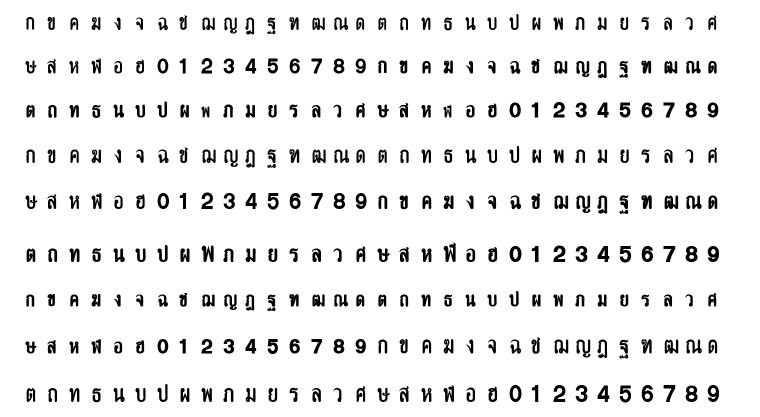
#> input picture programs/some image/training_chars.png, 1520 x 833 px (shown at 1/2 size)
$ python -i test_char.py   (imports and definitions only)
#> lines starting #> are read from the running program, lines starting #| are printed output that depends on the picture; after the words box and inside, x2 and y2 are one past the last pixel; in counts of white or black regions, pixels touching at a corner belong together
#> further down, picture is the input picture: shape (833, 1520, 3); min 0, max 255, mean 236.2
### programs/Preprocess.py
# Preprocess.py

import cv2
import numpy as np
import math

# module level variables ##########################################################################
GAUSSIAN_SMOOTH_FILTER_SIZE = (5, 5)
ADAPTIVE_THRESH_BLOCK_SIZE = 19
ADAPTIVE_THRESH_WEIGHT = 9

###################################################################################################
def preprocess(imgOriginal):
    imgGrayscale = extractValue(imgOriginal)

    imgMaxContrastGrayscale = maximizeContrast(imgGrayscale)

    height, width = imgGrayscale.shape

    imgBlurred = np.zeros((height, width, 1), np.uint8)

    imgBlurred = cv2.GaussianBlur(imgMaxContrastGrayscale, GAUSSIAN_SMOOTH_FILTER_SIZE, 0)

    imgThresh = cv2.adaptiveThreshold(imgBlurred, 255.0, cv2.ADAPTIVE_THRESH_GAUSSIAN_C,
    cv2.THRESH_BINARY_INV, ADAPTIVE_THRESH_BLOCK_SIZE, ADAPTIVE_THRESH_WEIGHT)

    return imgGrayscale, imgThresh
# end function

###################################################################################################
def extractValue(imgOriginal):
    height, width, numChannels = imgOriginal.shape
#> height = 833; width = 1520; numChannels = 3

    imgHSV = np.zeros((height, width, 3), np.uint8)

    imgHSV = cv2.cvtColor(imgOriginal, cv2.COLOR_BGR2HSV)
#> imgHSV: shape (833, 1520, 3); mean H, S, V 0, 0, 236.2

    imgHue, imgSaturation, imgValue = cv2.split(imgHSV)
#> imgHue: shape (833, 1520); every value is 0

    return imgValue
# end function

###################################################################################################
def maximizeContrast(imgGrayscale):

    height, width = imgGrayscale.shape
#> height = 833; width = 1520

    imgTopHat = np.zeros((height, width, 1), np.uint8)
    imgBlackHat = np.zeros((height, width, 1), np.uint8)

    structuringElement = cv2.getStructuringElement(cv2.MORPH_RECT, (3, 3))

    imgTopHat = cv2.morphologyEx(imgGrayscale, cv2.MORPH_TOPHAT, structuringElement)
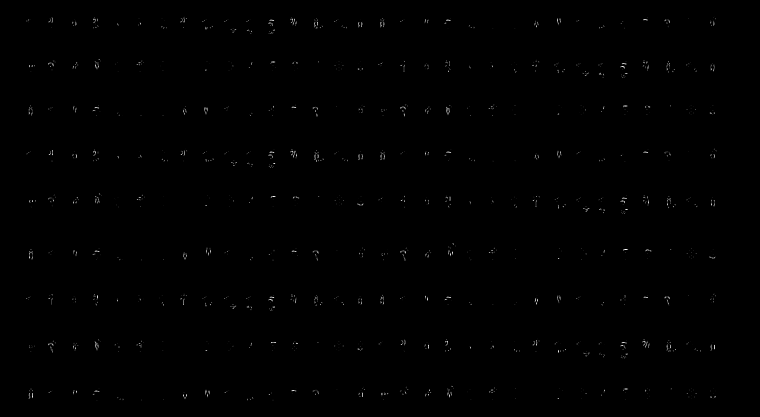
#> imgTopHat: shape (833, 1520) (shown at 1/2 size); min 0, max 255, mean 0.7
    imgBlackHat = cv2.morphologyEx(imgGrayscale, cv2.MORPH_BLACKHAT, structuringElement)

    imgGrayscalePlusTopHat = cv2.add(imgGrayscale, imgTopHat)
    imgGrayscalePlusTopHatMinusBlackHat = cv2.subtract(imgGrayscalePlusTopHat, imgBlackHat)

    return imgGrayscalePlusTopHatMinusBlackHat
# end function

### programs/test_char.py
import os

import cv2
import numpy as np
import math
import random

import test_Readplate
import Preprocess
import PossibleChar

# module level variables ##########################################################################

kNearest = cv2.ml.KNearest_create()


MIN_PIXEL_WIDTH = 20 #2#30
MIN_PIXEL_HEIGHT = 70#8#100

MIN_ASPECT_RATIO = 0.25
MAX_ASPECT_RATIO = 1.0

MIN_PIXEL_AREA = 100 #50


MIN_DIAG_SIZE_MULTIPLE_AWAY = 0.3
MAX_DIAG_SIZE_MULTIPLE_AWAY = 5.0

MAX_CHANGE_IN_AREA = 0.5

MAX_CHANGE_IN_WIDTH = 0.8
MAX_CHANGE_IN_HEIGHT = 0.2

MAX_ANGLE_BETWEEN_CHARS = 12.0


MIN_NUMBER_OF_MATCHING_CHARS = 3

RESIZED_CHAR_IMAGE_WIDTH = 20
RESIZED_CHAR_IMAGE_HEIGHT = 30

MIN_CONTOUR_AREA = 100 #100

###################################################################################################
# [376 lines left out: functions loadKNNDataAndTrainKNN, detectCharsInPlates, findPossibleCharsInPlate, checkIfPossibleChar, findListOfListsOfMatchingChars, findListOfMatchingChars and 4 more, not called in this run]
#> in preprocess, `imgThresh = cv2.adaptiveThreshold(imgBlurred, 255.0, cv2.ADAPTIVE_THRE..`:
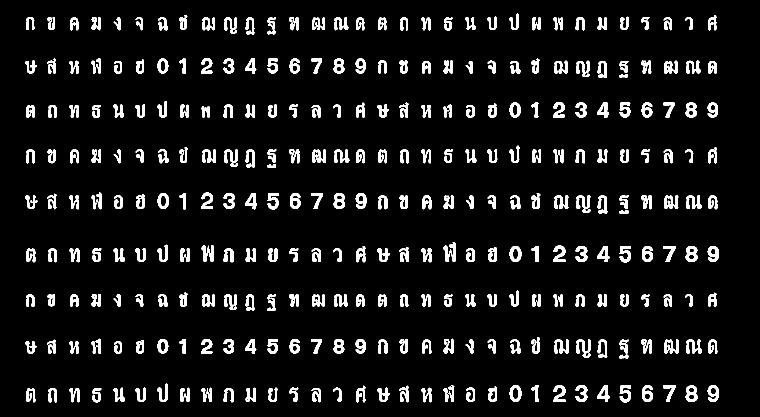
#> imgThresh: shape (833, 1520) (shown at 1/2 size); 7.5% white; 308 white regions (3 under 20 px), largest, box (x1, y1, x2, y2) and area: (1152, 678, 1181, 715) 528, (887, 484, 912, 524) 515, (1371, 492, 1395, 524) 503

    if test_Readplate.showSteps == True: # show steps ###################################################
        cv2.imshow("1a", imgPlate)
        cv2.imshow("1b", imgGrayscale)
        cv2.imshow("1c", imgThresh)
        # end if # show steps #####################################################################


    imgThresh = cv2.resize(imgThresh, (0, 0), fx = 3, fy = 3)


    thresholdValue, imgThresh = cv2.threshold(imgThresh, 0.0, 255.0, cv2.THRESH_BINARY | cv2.THRESH_OTSU)

    if test_Readplate.showSteps == True: # show steps ###################################################
        cv2.imshow("1d", imgThresh)
        # end if # show steps #####################################################################


    listOfPossibleCharsInPlate = findPossibleCharsInPlate(imgGrayscale, imgThresh)

    if test_Readplate.showSteps == True: # show steps ###################################################
        height, width, numChannels = imgPlate.shape
        imgContours = np.zeros((height, width, 3), np.uint8)
        del contours[:]                                         # clear the contours list

        for possibleChar in listOfPossibleCharsInPlate:
            contours.append(possibleChar.contour)
            # end for

        cv2.drawContours(imgContours, contours, -1, test_Readplate.SCALAR_WHITE)

        cv2.imshow("2", imgContours)
        # end if # show steps #####################################################################


    listOfListsOfMatchingCharsInPlate = findListOfListsOfMatchingChars(listOfPossibleCharsInPlate)

    if test_Readplate.showSteps == True: # show steps ###################################################
        imgContours = np.zeros((height, width, 3), np.uint8)
        del contours[:]

        for listOfMatchingChars in listOfListsOfMatchingCharsInPlate:
            intRandomBlue = random.randint(0, 255)
            intRandomGreen = random.randint(0, 255)
            intRandomRed = random.randint(0, 255)

            for matchingChar in listOfMatchingChars:
                contours.append(matchingChar.contour)
                # end for
            cv2.drawContours(imgContours, contours, -1, (intRandomBlue, intRandomGreen, intRandomRed))
            # end for
        cv2.imshow("3", imgContours)
        # end if # show steps #####################################################################

    if (len(listOfListsOfMatchingCharsInPlate) == 0):


        if test_Readplate.showSteps == True: # show steps ###############################################
            print("chars found in plate number " + str(
                intPlateCounter) + " = (none), click on any image and press a key to continue . . .")
            intPlateCounter = intPlateCounter + 1
            cv2.destroyWindow("4")
            cv2.destroyWindow("5")
            cv2.destroyWindow("6")
            cv2.waitKey(0)
            # end if # show steps #################################################################

        strChars = "Not found license number"
        return imgPlate,strChars

    elif not (len(listOfListsOfMatchingCharsInPlate) == 0):
       for i in range(0, len(listOfListsOfMatchingCharsInPlate)):
           listOfListsOfMatchingCharsInPlate[i].sort(key = lambda matchingChar: matchingChar.intCenterX)
           listOfListsOfMatchingCharsInPlate[i] = removeInnerOverlappingChars(listOfListsOfMatchingCharsInPlate[i])
        # end for

       if test_Readplate.showSteps == True: # show steps ###################################################
        imgContours = np.zeros((height, width, 3), np.uint8)

        for listOfMatchingChars in listOfListsOfMatchingCharsInPlate:
            intRandomBlue = random.randint(0, 255)
            intRandomGreen = random.randint(0, 255)
            intRandomRed = random.randint(0, 255)

            del contours[:]

            for matchingChar in listOfMatchingChars:
                contours.append(matchingChar.contour)
                # end for

            cv2.drawContours(imgContours, contours, -1, (intRandomBlue, intRandomGreen, intRandomRed))
            # end for
        cv2.imshow("4", imgContours)
        # end if # show steps #####################################################################


       intLenOfLongestListOfChars = 0
       intIndexOfLongestListOfChars = 0


       for i in range(0, len(listOfListsOfMatchingCharsInPlate)):
           if len(listOfListsOfMatchingCharsInPlate[i]) > intLenOfLongestListOfChars:
               intLenOfLongestListOfChars = len(listOfListsOfMatchingCharsInPlate[i])
               intIndexOfLongestListOfChars = i
            # end if
        # end for


       longestListOfMatchingCharsInPlate = listOfListsOfMatchingCharsInPlate[intIndexOfLongestListOfChars]

       if test_Readplate.showSteps == True: # show steps ###################################################
           imgContours = np.zeros((height, width, 3), np.uint8)
           del contours[:]

           for matchingChar in longestListOfMatchingCharsInPlate:
               contours.append(matchingChar.contour)
            # end for

           cv2.drawContours(imgContours, contours, -1, test_Readplate.SCALAR_WHITE)

           cv2.imshow("5", imgContours)
           # end if # show steps #####################################################################

       strChars = recognizeCharsInPlate(imgThresh, longestListOfMatchingCharsInPlate)

       if test_Readplate.showSteps == True: # show steps ###################################################
           print("chars found in plate number " + str(
               intPlateCounter) + " = " + strChars + ", click on any image and press a key to continue . . .")
           intPlateCounter = intPlateCounter + 1
           cv2.waitKey(0)
        # end if # show steps #####################################################################


       if test_Readplate.showSteps == True:
           print("\nchar detection complete, click on any image and press a key to continue . . .\n")
           cv2.waitKey(0)

       return imgPlate,strChars
	   # end if
# end function

def findPossibleCharsInPlate(imgGrayscale, imgThresh):
    listOfPossibleChars = []
    contours = []
    imgThreshCopy = imgThresh.copy()


    contours, npaHierarchy = cv2.findContours(imgThreshCopy, cv2.RETR_LIST, cv2.CHAIN_APPROX_SIMPLE)

    for contour in contours:
        possibleChar = PossibleChar.PossibleChar(contour)

        if checkIfPossibleChar(possibleChar):
            listOfPossibleChars.append(possibleChar)

    return listOfPossibleChars
# end function

def checkIfPossibleChar(possibleChar):

    if (possibleChar.intBoundingRectArea > MIN_PIXEL_AREA and
        possibleChar.intBoundingRectWidth > MIN_PIXEL_WIDTH and
        possibleChar.intBoundingRectHeight > MIN_PIXEL_HEIGHT and
        MIN_ASPECT_RATIO < possibleChar.fltAspectRatio and possibleChar.fltAspectRatio
        < MAX_ASPECT_RATIO):
        return True
    else:
        return False
    # end if
# end function

def findListOfListsOfMatchingChars(listOfPossibleChars):

    listOfListsOfMatchingChars = []

    for possibleChar in listOfPossibleChars:
        listOfMatchingChars = findListOfMatchingChars(possibleChar, listOfPossibleChars)

        listOfMatchingChars.append(possibleChar)

        if len(listOfMatchingChars) < MIN_NUMBER_OF_MATCHING_CHARS:
            continue

        # end if


        listOfListsOfMatchingChars.append(listOfMatchingChars)

        listOfPossibleCharsWithCurrentMatchesRemoved = []


        listOfPossibleCharsWithCurrentMatchesRemoved = list(set(listOfPossibleChars) - set(listOfMatchingChars))

        recursiveListOfListsOfMatchingChars = findListOfListsOfMatchingChars(listOfPossibleCharsWithCurrentMatchesRemoved)

        for recursiveListOfMatchingChars in recursiveListOfListsOfMatchingChars:
            listOfListsOfMatchingChars.append(recursiveListOfMatchingChars)
        # end for

        break       # exit for

    # end for

    return listOfListsOfMatchingChars
# end function

def findListOfMatchingChars(possibleChar, listOfChars):

    listOfMatchingChars = []

    for possibleMatchingChar in listOfChars:
        if possibleMatchingChar == possibleChar:

            continue
        # end if

        fltDistanceBetweenChars = distanceBetweenChars(possibleChar, possibleMatchingChar)

        fltAngleBetweenChars = angleBetweenChars(possibleChar, possibleMatchingChar)

        fltChangeInArea = float(abs(possibleMatchingChar.intBoundingRectArea - possibleChar.intBoundingRectArea)) / float(possibleChar.intBoundingRectArea)

        fltChangeInWidth = float(abs(possibleMatchingChar.intBoundingRectWidth - possibleChar.intBoundingRectWidth)) / float(possibleChar.intBoundingRectWidth)
        fltChangeInHeight = float(abs(possibleMatchingChar.intBoundingRectHeight - possibleChar.intBoundingRectHeight)) / float(possibleChar.intBoundingRectHeight)


        if (fltDistanceBetweenChars < (possibleChar.fltDiagonalSize * MAX_DIAG_SIZE_MULTIPLE_AWAY) and
            fltAngleBetweenChars < MAX_ANGLE_BETWEEN_CHARS and
            fltChangeInArea < MAX_CHANGE_IN_AREA and
            fltChangeInWidth < MAX_CHANGE_IN_WIDTH and
            fltChangeInHeight < MAX_CHANGE_IN_HEIGHT):

            listOfMatchingChars.append(possibleMatchingChar)
        # end if
    # end for

    return listOfMatchingChars                  # return result
# end function

###################################################################################################
# use Pythagorean theorem to calculate distance between two chars
def distanceBetweenChars(firstChar, secondChar):
    intX = abs(firstChar.intCenterX - secondChar.intCenterX)
    intY = abs(firstChar.intCenterY - secondChar.intCenterY)

    return math.sqrt((intX ** 2) + (intY ** 2))
# end function

###################################################################################################
# use basic trigonometry (SOH CAH TOA) to calculate angle between chars
def angleBetweenChars(firstChar, secondChar):
    fltAdj = float(abs(firstChar.intCenterX - secondChar.intCenterX))
    fltOpp = float(abs(firstChar.intCenterY - secondChar.intCenterY))

    if fltAdj != 0.0:
        fltAngleInRad = math.atan(fltOpp / fltAdj)
    else:
        fltAngleInRad = 1.5708
    # end if

    fltAngleInDeg = fltAngleInRad * (180.0 / math.pi)

    return fltAngleInDeg
# end function

###################################################################################################

def removeInnerOverlappingChars(listOfMatchingChars):
    listOfMatchingCharsWithInnerCharRemoved = list(listOfMatchingChars)

    for currentChar in listOfMatchingChars:
        for otherChar in listOfMatchingChars:
            if currentChar != otherChar:

                if distanceBetweenChars(currentChar, otherChar) < (currentChar.fltDiagonalSize * MIN_DIAG_SIZE_MULTIPLE_AWAY):

                    if currentChar.intBoundingRectArea < otherChar.intBoundingRectArea:
                        if currentChar in listOfMatchingCharsWithInnerCharRemoved:
                            listOfMatchingCharsWithInnerCharRemoved.remove(currentChar)
                        # end if
                    else:
                        if otherChar in listOfMatchingCharsWithInnerCharRemoved:
                            listOfMatchingCharsWithInnerCharRemoved.remove(otherChar)
                        # end if
                    # end if
                # end if
            # end if
        # end for
    # end for

    return listOfMatchingCharsWithInnerCharRemoved
# end function

###################################################################################################
def recognizeCharsInPlate(imgThresh, listOfMatchingChars):
    strChars = ""

    listOfMatchingChars

    height, width = imgThresh.shape

    imgThreshColor = np.zeros((height, width, 3), np.uint8)

    listOfMatchingChars.sort(key = lambda matchingChar: matchingChar.intCenterX)

    cv2.cvtColor(imgThresh, cv2.COLOR_GRAY2BGR, imgThreshColor)

    for currentChar in listOfMatchingChars:
        pt1 = (currentChar.intBoundingRectX, currentChar.intBoundingRectY)
        pt2 = ((currentChar.intBoundingRectX + currentChar.intBoundingRectWidth),
        (currentChar.intBoundingRectY + currentChar.intBoundingRectHeight))

        cv2.rectangle(imgThreshColor, pt1, pt2, test_Readplate.SCALAR_GREEN, 2)

        imgROI = imgThresh[currentChar.intBoundingRectY : currentChar.intBoundingRectY +
                           currentChar.intBoundingRectHeight,
                           currentChar.intBoundingRectX : currentChar.intBoundingRectX +
                           currentChar.intBoundingRectWidth]

        imgROIResized = cv2.resize(imgROI, (RESIZED_CHAR_IMAGE_WIDTH, RESIZED_CHAR_IMAGE_HEIGHT))

        npaROIResized = imgROIResized.reshape((1, RESIZED_CHAR_IMAGE_WIDTH * RESIZED_CHAR_IMAGE_HEIGHT))

        npaROIResized = np.float32(npaROIResized)

        retval, npaResults, neigh_resp, dists = kNearest.findNearest(npaROIResized, k =2)

        strCurrentChar = str(chr(int(npaResults[0][0])))

        strChars = strChars + strCurrentChar
    # end for
    if test_Readplate.showSteps == True: # show steps #######################################################
        cv2.imshow("6", imgThreshColor)
    # end if # show steps #########################################################################

    return strChars
# end function

>>> import cv2
>>> picture = cv2.imread('some image/training_chars.png')
>>> result = detectCharsInPlates(picture)
#> in detectCharsInPlates, `imgThresh = cv2.resize(imgThresh, (0, 0), fx = 3, fy = 3)`:
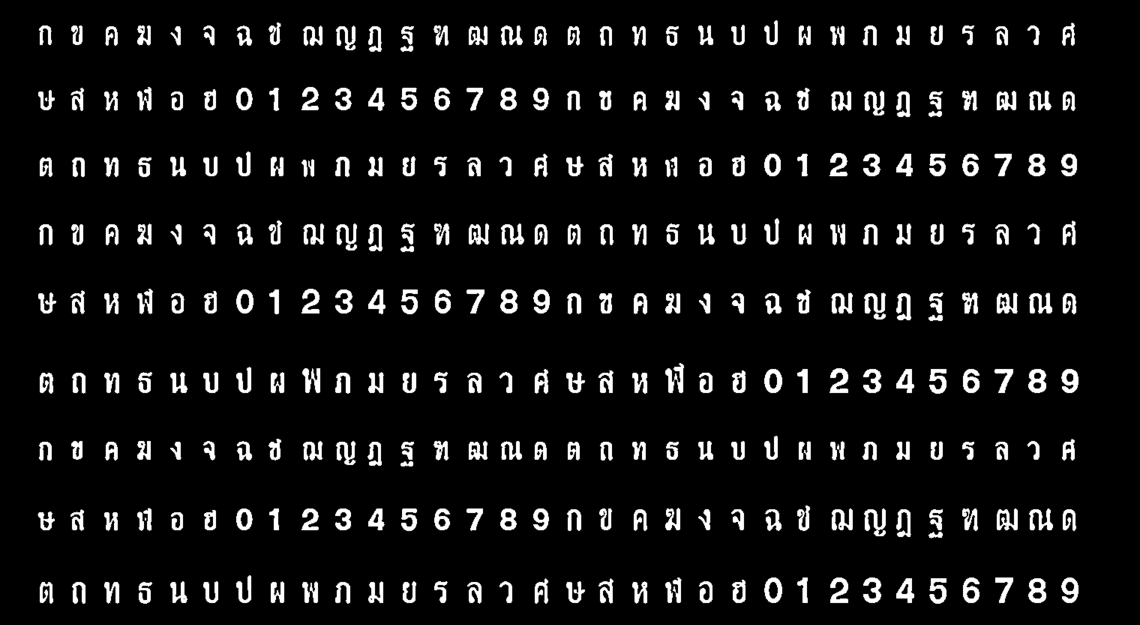
#> imgThresh: shape (2499, 4560) (shown at 1/4 size); min 0, max 255, mean 19
#> in detectCharsInPlates, `thresholdValue, imgThresh = cv2.threshold(imgThresh, 0.0, 255.0, cv2.T..`:
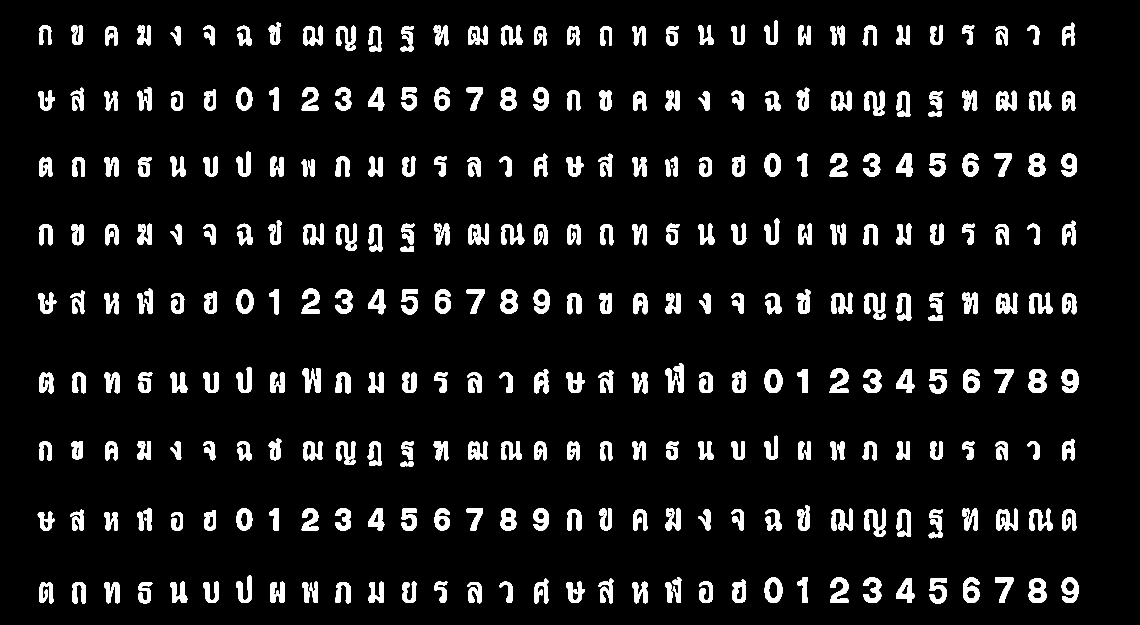
#> imgThresh: shape (2499, 4560) (shown at 1/4 size); 7.5% white; 308 white regions
#> in detectCharsInPlates, `thresholdValue, imgThresh = cv2.threshold(imgThresh, 0.0, 255.0, cv2.T..`: thresholdValue = 113
#> in findPossibleCharsInPlate, `contours, npaHierarchy = cv2.findContours(imgThreshCopy, cv2.RETR_LIST..`: contours = 407 contours, 6 with area under 20; largest, box (x1, y1, x2, y2) and area: (3057, 2310, 3129, 2412) 5753, (4113, 2313, 4185, 2412) 5682, (4113, 1476, 4185, 1572) 5570, (3057, 1476, 3129, 1572) 5480, (2001, 1158, 2070, 1254) 5338; npaHierarchy = 407 rows, first 6: [1, -1, -1, -1], [2, 0, -1, -1], [3, 1, -1, -1], [4, 2, -1, -1], [5, 3, -1, -1], [6, 4, -1, -1]
#> the loop in findPossibleCharsInPlate, `for contour in contours:` made 1 pass
#> after the loop in findPossibleCharsInPlate, `for contour in contours:`: listOfPossibleChars = []
#> (the run stopped early here; a loop or call above may not have finished)
